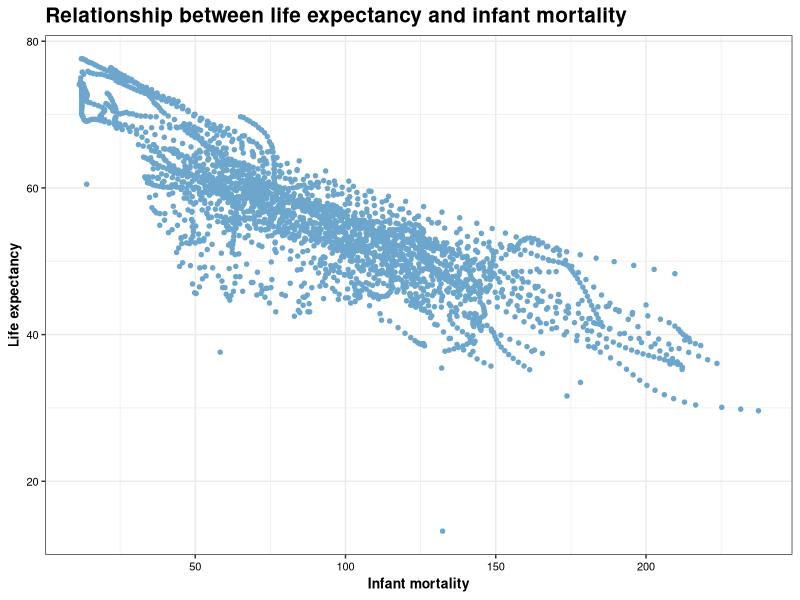
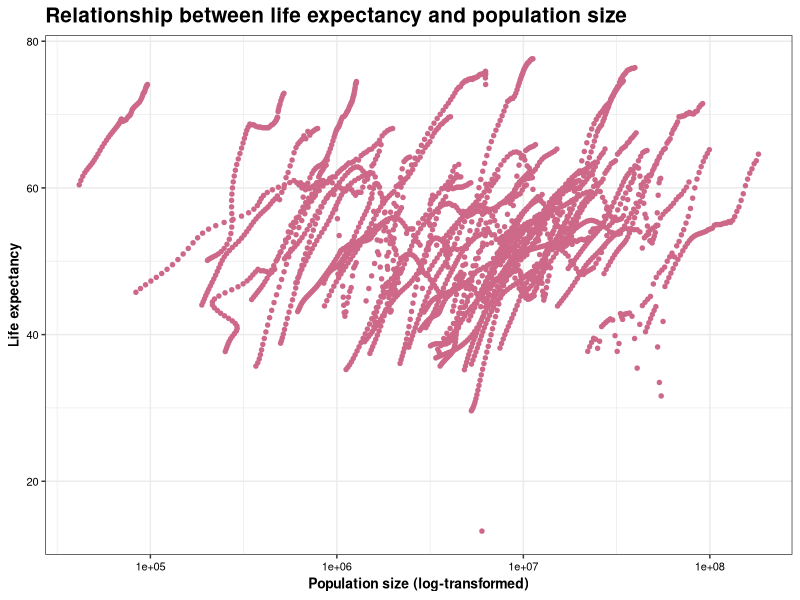
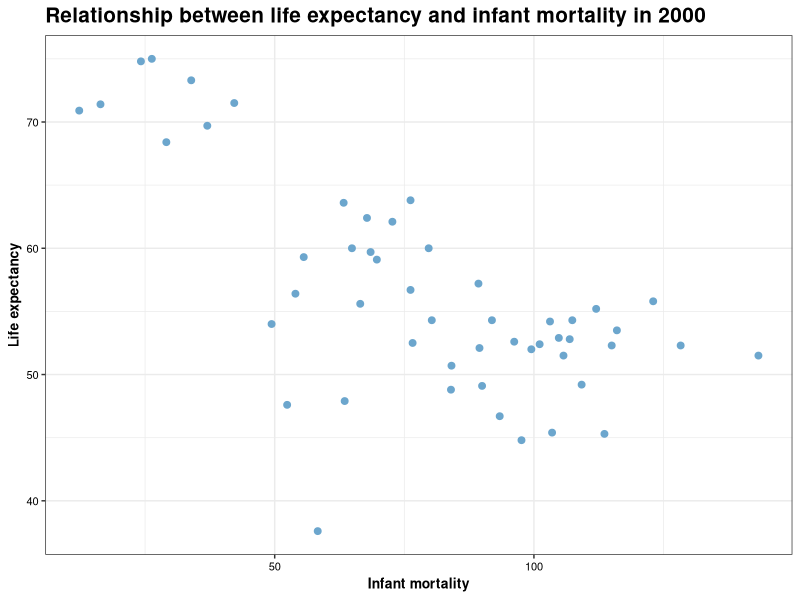
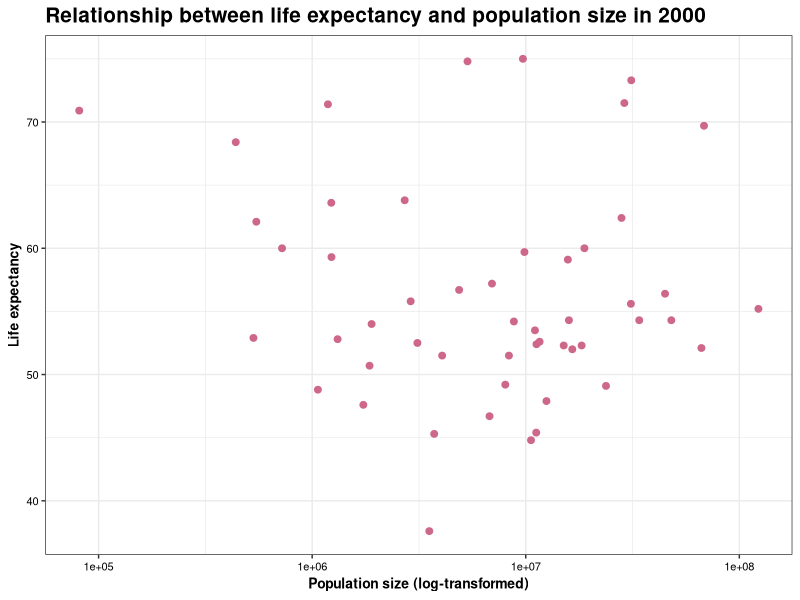
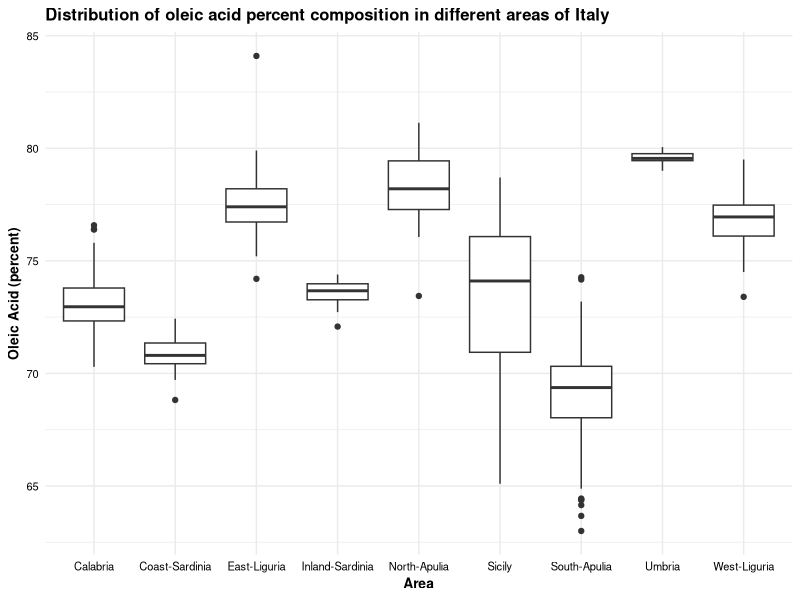
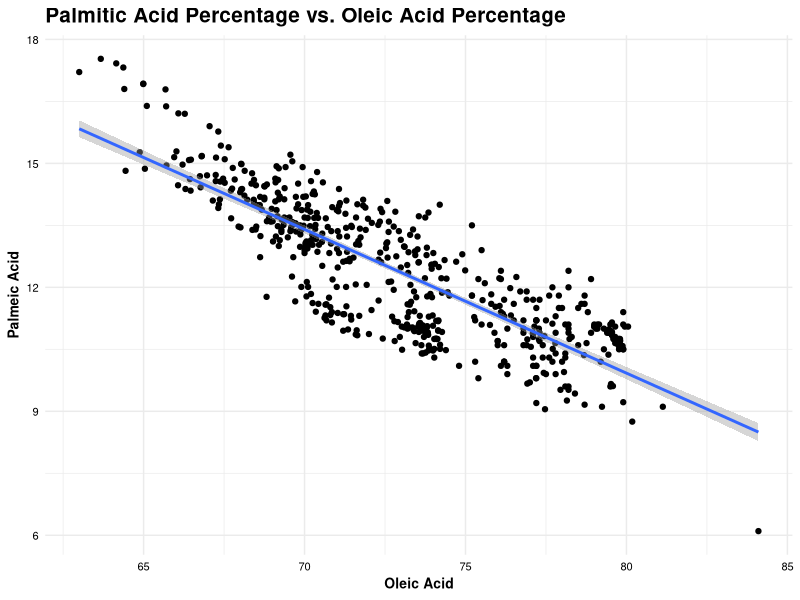
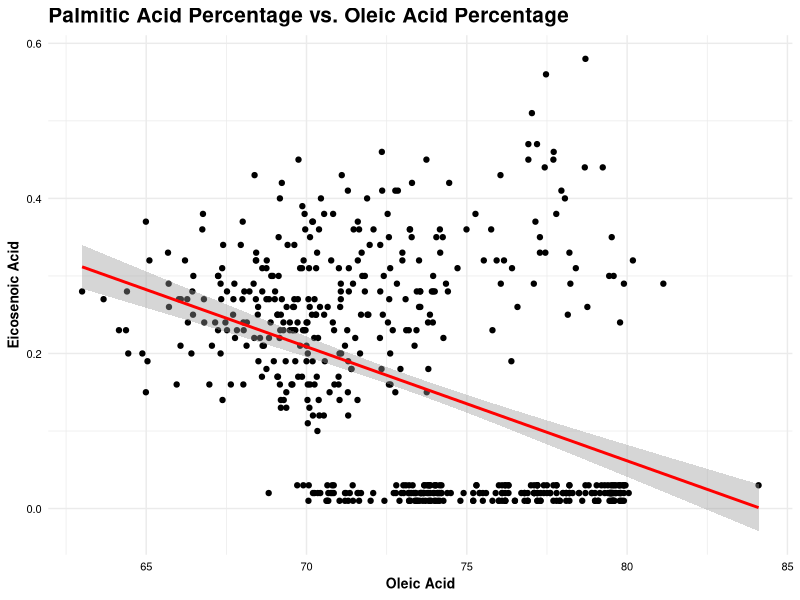

Generate these figures, in order, with R:
## ---- chunk 1
# Load required package
library(dslabs) # This package has the gapminder dataset
library(tidyverse)
library(ggplot2)

# Look at help file for gapminder data
#help(gapminder)
## ---- chunk 2
# Determine the type of gapminder
class(gapminder)

# Get an overview of data structure: whole dataset
str(gapminder)

# Get a summary of data: whole dataset
summary(gapminder)
## ---- chunk 3
# Filter observations from Africa
africadata <- gapminder %>% filter(continent=="Africa")
## ---- chunk 4
# Get an overview of data structure: africadata
str(africadata)

# Get a summary of data: africadata
summary(africadata)
## ---- chunk 5
# New dataset inf_life: infant_mortality & life_expectancy
inf_life <- africadata %>% select(infant_mortality, life_expectancy)

# New dataset pop_life: population & life_expectancy
pop_life <- africadata %>% select(population, life_expectancy)
## ---- chunk 6
# Get an overview of data structure: inf_life
str(inf_life)
# Get a summary of data: inf_life
summary(inf_life)

# Get an overview of data structure: pop_life
str(pop_life)
# Get a summary of data: pop_life
summary(pop_life)
## ---- chunk 7
# Scatterplot for life_expectancy ~ infant_mortality
p_inf_life <- ggplot(inf_life, aes(x=infant_mortality, y=life_expectancy))+
  geom_point(color="skyblue3", size=1.2)+
  theme_bw()+
  labs(title="Relationship between life expectancy and infant mortality", 
       x="Infant mortality", y="Life expectancy")+
  theme(axis.title.x=element_text(size=10, color="black", face="bold"),
        axis.title.y=element_text(size=10, color="black", face="bold"),
        axis.text.x=element_text(color="black", size=8),
        axis.text.y=element_text(color="black", size=8),
        plot.title=element_text(size=15, color="black", face="bold"))
p_inf_life
## ---- chunk 8
# Scatterplot for life_expectancy ~ population
p_pop_life <- ggplot(pop_life, aes(x=population, y=life_expectancy))+
  geom_point(color="palevioletred3", size=1.2)+
  scale_x_log10()+ # To make the X-axis log-transformed
  theme_bw()+
  labs(title="Relationship between life expectancy and population size", 
       x="Population size (log-transformed)", y="Life expectancy")+
  theme(axis.title.x=element_text(size=10, color="black", face="bold"),
        axis.title.y=element_text(size=10, color="black", face="bold"),
        axis.text.x=element_text(color="black", size=8),
        axis.text.y=element_text(color="black", size=8),
        plot.title=element_text(size=15, color="black", face="bold"))
p_pop_life
## ---- chunk 9
# Get an overview of data structure: africadata
str(africadata)

# Get a summary of data: africadata
summary(africadata)
## ---- chunk 10
# Total number of NAs in infant_mortality from africadata
sum(is.na(africadata$infant_mortality))

# Count the number of NAs in infant_mortality by year
table_NA <- africadata %>% 
  group_by(year) %>% 
  summarize(count_NA=sum(is.na(infant_mortality)))
t(table_NA) # Transpose the table since it's too long
## ---- chunk 11
# Filter observations in 2000 from africadata
africadata2000 <- africadata %>% filter(year==2000)

# Get an overview of data structure: africadata
str(africadata2000)

# Get a summary of data: africadata
summary(africadata2000)
## ---- chunk 12
# New dataset inf_life of 2000: infant_mortality & life_expectancy
inf_life2000 <- africadata2000 %>% select(infant_mortality, life_expectancy)

# New dataset pop_life of 2000: population & life_expectancy
pop_life2000 <- africadata2000 %>% select(population, life_expectancy)
## ---- chunk 13
# Scatterplot for life_expectancy ~ infant_mortality of year 2000
p_inf_life2 <- ggplot(inf_life2000, aes(x=infant_mortality, y=life_expectancy))+
  geom_point(color="skyblue3", size=2)+
  theme_bw()+
  labs(title="Relationship between life expectancy and infant mortality in 2000", 
       x="Infant mortality", y="Life expectancy")+
  theme(axis.title.x=element_text(size=10, color="black", face="bold"),
        axis.title.y=element_text(size=10, color="black", face="bold"),
        axis.text.x=element_text(color="black", size=8),
        axis.text.y=element_text(color="black", size=8),
        plot.title=element_text(size=15, color="black", face="bold"))
p_inf_life2

# Scatterplot for life_expectancy ~ population of year 2000
p_pop_life2 <- ggplot(pop_life2000, aes(x=population, y=life_expectancy))+
  geom_point(color="palevioletred3", size=2)+
  scale_x_log10()+ # To make the X-axis log-transformed
  theme_bw()+
  labs(title="Relationship between life expectancy and population size in 2000", 
       x="Population size (log-transformed)", y="Life expectancy")+
  theme(axis.title.x=element_text(size=10, color="black", face="bold"),
        axis.title.y=element_text(size=10, color="black", face="bold"),
        axis.text.x=element_text(color="black", size=8),
        axis.text.y=element_text(color="black", size=8),
        plot.title=element_text(size=15, color="black", face="bold"))
p_pop_life2
## ---- chunk 14
# Linear regression: life_expectancy ~ infant_mortality
fit1 <- lm(life_expectancy ~ infant_mortality, data=inf_life2000)
summary(fit1) # Output the fitting result
## ---- chunk 15
# Log-transformation for population size
pop_life2000$log_population <- log(pop_life2000$population, 10)

# Linear regression: life_expectancy ~ log_population
fit2 <- lm(life_expectancy ~ log_population, data=pop_life2000)
summary(fit2) # Output the fitting result
## ---- chunk 16
#Examine data structure of the complete dataset
str(olive) #Get structure

summary(olive) #Get a data summary

class(olive) #Determine the class of R object of the dataset
## ---- chunk 17
#Plot boxplots of oleic acid composition by area in Italy
ggplot(olive, aes(x = area, y = oleic)) + 
  geom_boxplot() + #Make the plot a box plot
  labs(
    title = "Distribution of oleic acid percent composition in different areas of Italy",
    x = "Area",
    y = "Oleic Acid (percent)"
  ) + #Set plot title and axis labels
  theme_minimal() +
  theme(axis.title.x=element_text(size=10, color="black", face="bold"),
        axis.title.y=element_text(size=10, color="black", face="bold"),
        axis.text.x=element_text(color="black", size=8),
        axis.text.y=element_text(color="black", size=8),
        plot.title=element_text(size=12, color="black", face="bold")) #Format text
## ---- chunk 18
#Plot oleic acid percentage against palmitic acid percentage
ggplot(olive, aes(x = oleic, y = palmitic)) +
  geom_point() + #Make plot a scatterplot
  geom_smooth(method = lm) + #Add a regression line
  labs(
    title = "Palmitic Acid Percentage vs. Oleic Acid Percentage",
    x = "Oleic Acid",
    y = "Palmeic Acid"
  ) + #Set plot title and axis labels
  theme_minimal() + #Clean theme
  theme(axis.title.x=element_text(size=10, color="black", face="bold"),
        axis.title.y=element_text(size=10, color="black", face="bold"),
        axis.text.x=element_text(color="black", size=8),
        axis.text.y=element_text(color="black", size=8),
        plot.title=element_text(size=15, color="black", face="bold")) #Format text
## ---- chunk 19
#Plot oleic acid percentage against eicosenoic acid percentage
ggplot(olive, aes(x = oleic, y = eicosenoic)) +
  geom_point() + #Make plot a scatterplot
  geom_smooth(method = lm, color = "red") + #Add a regression line
  labs(
    title = "Palmitic Acid Percentage vs. Oleic Acid Percentage",
    x = "Oleic Acid",
    y = "Eicosenoic Acid"
  ) + #Set plot title and axis labels
  theme_minimal() + #Clean theme
  theme(axis.title.x=element_text(size=10, color="black", face="bold"),
        axis.title.y=element_text(size=10, color="black", face="bold"),
        axis.text.x=element_text(color="black", size=8),
        axis.text.y=element_text(color="black", size=8),
        plot.title=element_text(size=15, color="black", face="bold")) #Format text

## ---- chunk 20
#Predict oleic acid composition with area
lm1 <- lm(oleic ~ area, olive)
summary(lm1) #Display summary statistics

#Predict eicosenoic acid composition with area
lm2 <- lm(eicosenoic ~ area, olive)
summary(lm2) #Display summary statistics
